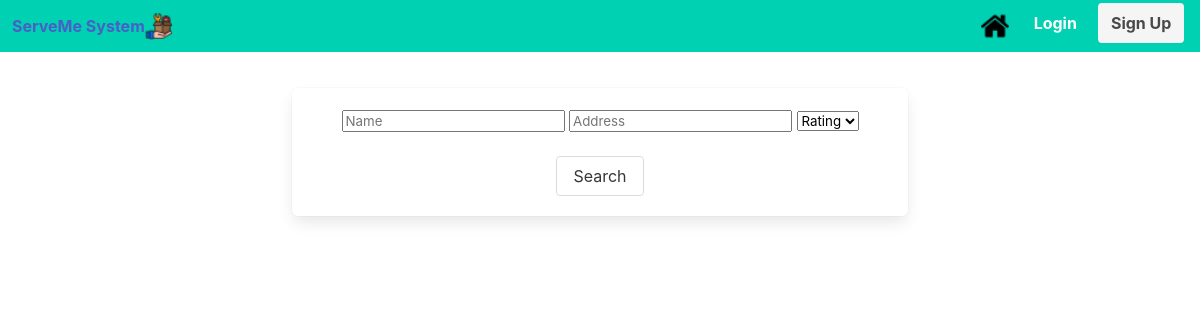
The page /services?service=electrical on the database as committed earlier.
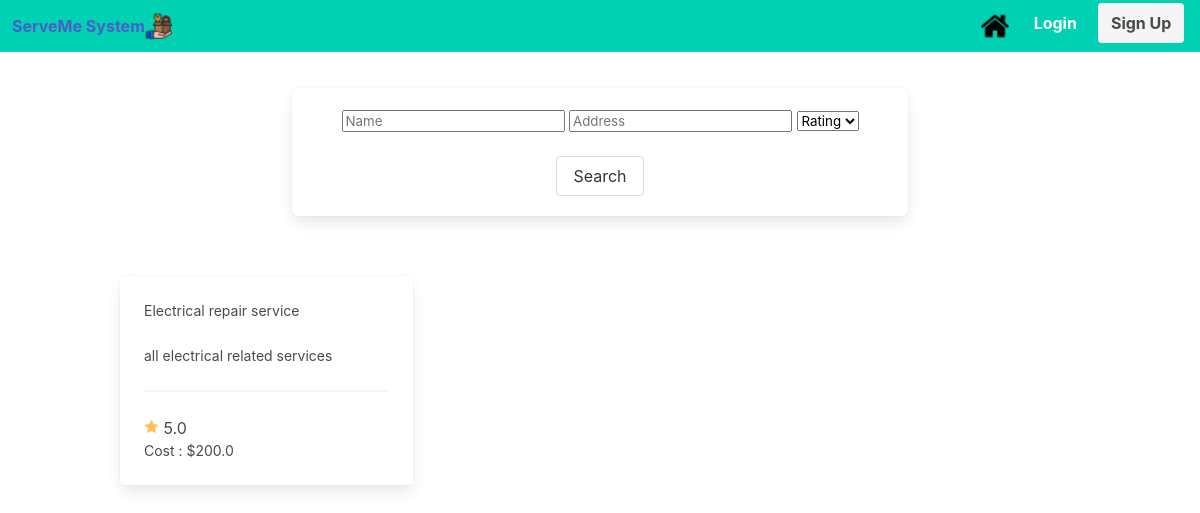
The same page on the database as committed later.
### serveme/models.py (models this page shows)
class Service (db.Model):
    __searchable__  = ['description']
    provider_id     = db.Column(db.Integer, db.ForeignKey('provider.provider_id'), nullable=False)
    service_id      = db.Column(db.Integer, nullable=False, primary_key=True)
    rating_avg      = db.Column(db.Float(precision=2), nullable=False)
    service_name    = db.Column(db.String(20), nullable=False)
    cost            = db.Column(db.Float(precision=2), nullable=False)
    description     = db.Column(db.String(255), nullable=False)
    category        = db.Column(db.String(20), nullable=False)
    def __repr__(self):
        return f'{self.provider_id}-{self.service_id}-{self.rating_avg}-{self.service_name} - {self.cost} - {self.description} - {self.category} '

### serveme/main.py (the view)
@main.route('/services')
def services():
    result = "no data found"
    service= request.args.get('service');
    if service=='appliances':
        result = Service.query.filter_by(category="Appliances").all()
    elif service=='electrical':
        result = Service.query.filter_by(category="Electrical").all()
    elif service=='plumbing':
        result = Service.query.filter_by(category="Plumbing").all()
    elif service=='cleaning':
        result = Service.query.filter_by(category="HomeCleaning").all()
    elif service=='tutoring':
        result = Service.query.filter_by(category="Tutoring").all()
    elif service=='moving':
        result = Service.query.filter_by(category="Moving").all()
    elif service=='computer':
        result = Service.query.filter_by(category="Computer Repair").all()
    elif service=='painting':
        result = Service.query.filter_by(category="Painting").all()
    elif service=='pest_control':
        result = Service.query.filter_by(category="Pest Control").all()
    return render_template('services.html', result=result, serv = service)

### serveme/templates/services.html (shortened to what this page needs)
{% extends "base.html" %}
{% block content %}
<div class="column is-8 is-offset-2">
	<div class="box">
	    <form method="POST" action="/search">
            <div class="field">
                <div class="form-group">
                    <input type="text" id="fname" name="fname" size="20" placeholder="Name">
                    <input type="text" id="fname" name="fname" size="20" placeholder="Address">
                    <select class =center large name = "stars" id="stars">
                        <option value="" disabled selected>Rating</option>
                    </select>
                    <br>
                    <br>
                    <button class="button">Search</button>
                </div>
            </div>
        </form>
	</div>
</div>
</div>
<br>
<br>
  <div class="container ">
    <div class="columns  is-multiline is-variable is-5">
{% for service in result %}
  <div class="column is-3-tablet is-4-desktop">
    <a href="{{ url_for('main.providers', provider_id=service.provider_id ,service_id=service.service_id) }}">
        <div class="card">
            <div class="card-content">
            <p>{{service.service_name}}</p>
            <br>
            <p>{{service.description}}</p>
            <hr>
            <img src="{{url_for('static', filename='star.png')}}" alt="placeholder" >
           {{service.rating_avg}}
           <br>
            <p>Cost : ${{service.cost}}</p>
            </div>
        </div>
    </a>
    </div>
{% endfor %}
</div>
{% endblock %}

Rows that differ between the two databases and show on the page:
added Service: service_name "Electrical repair service", description "all electrical related services", rating_avg "5.0", cost "200.0"
